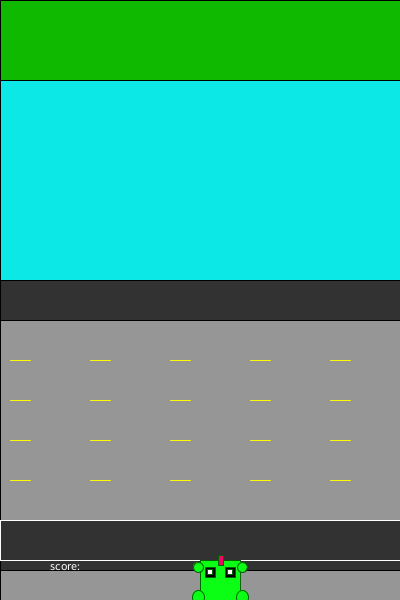
Frame 1 (no input)
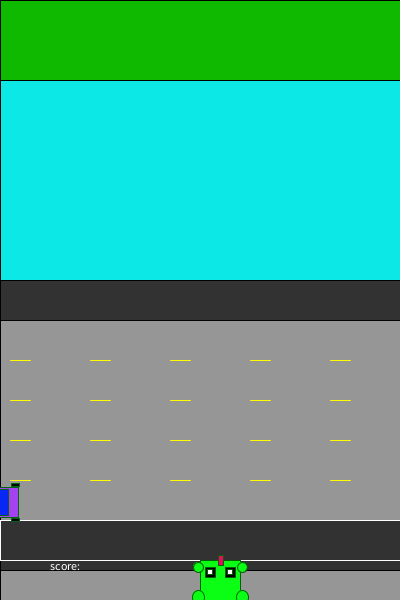
Frame 60 (the mouse pressed at the canvas centre just before this capture)
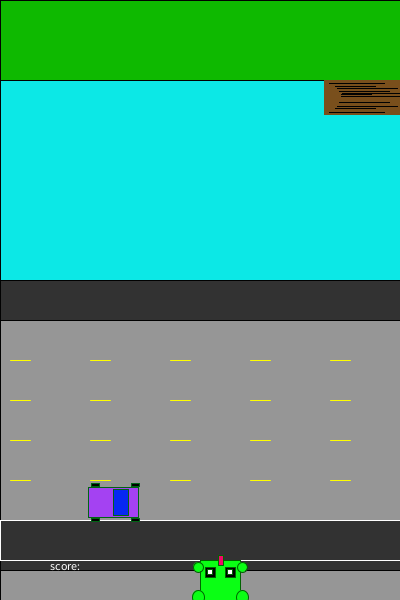
Frame 120 (the mouse held since frame 60 and released just before this capture)

The Processing sketch that drew these frames (run headless with seeded random() and noise(); from frame 60 on, the mouse is pressed at the canvas centre):

// Processing sketch: processing_172782
// ── processing_172782.pde

Car[]Cars=new Car [12];
Log[]Logs=new Log [12];
Frog frog;
int x=0;
int y=0;
Frog d;
void setup() {
  size(400, 600);
  frog = new Frog(width/2, 500);
  d=new Frog(width/2, height-40);

  // Cars!

  Cars[0]=new Car(-150, 487.4);
  Cars[1]= new Car(-400, 487.4);
  Cars[2]= new Car(-501, 487.4);
  Cars[3]= new Car(-370, 447.4);
  Cars[4]= new Car(-480, 447.4); 
  Cars[5]= new Car(-670, 447.4);
  Cars[6]= new Car(-300, 407.4);
  Cars[7]= new Car(-505, 407.4);
  Cars[8]= new Car(-600, 407.4);
  Cars[9]= new Car(-900, 367.4);
  Cars[10]= new Car(-980, 367.4);
  Cars[11]= new Car(-1800, 327.4);

  // Logs!
  Logs[0]=new Log(480, 80 );
  Logs[1]=new Log(750, 80);
  Logs[2]=new Log(960, 80);
  Logs[3]=new Log(760, 120);
  Logs[4]=new Log(830, 120);
  Logs[5]=new Log(1000, 120);
  Logs[6]=new Log(1300, 160);
  Logs[7]=new Log(1450, 160);
  Logs[8]=new Log(2400, 160);
  Logs[9]=new Log(3300, 200);
  Logs[10]=new Log(3400, 200);
  Logs[11]=new Log(1100, 240);


  x+=100;
}


void keyPressed() {
  if (key=='w') {
    d.y -=40;
  }
  if (key== 'd') {
    d.x +=40;
  }
  if (key=='a') {
    d.x -=40;
  }
  if (key=='s') {
    d.y +=40;
  }
}


void draw() {
  drawBackground();
  d.display();

  for (int i=0; i<12; i++) {
    Cars[i].display();
    Cars[i].move();
    Logs[i].move();
    Logs[i].display();
    if (Cars[i].didHitFrog(frog.x, frog.y)) {
      println("SQUISH");
      // Reset the Frog to the bottom of the screen!
      frog.x=width/2;
      frog.y=500;
    }
  }
}

void drawBackground() {
  fill(#0EB900);
  rect(0, 0, width, 80);
  fill(#0CE8E6);
  rect(0, 80, width, 208);
  fill(50);
  rect(0, 280, width, 48);
  fill(150);
  rect(0, 320, width, 280);
  fill(50);
  rect(0, 520, width, 50);
  //road
  fill(150);
  rect(0, 320, width, 200);
  for (int x=10; x<width; x+=80) {
    for (int y=360; y<520; y+=40) {
      stroke(255, 255, 0);
      line(x, y, x+20, y);
    }
  }
  stroke(255);
  //sidewalk
  fill(50);
  rect(0, 520, width, 40);
  //score
  fill(255);
  text("score:", 50, 570);
}







class Car {
  color c=color (random(255), random(255), random(255));
  float x = 0;
  float y = 420;
  float speed = 2;
  Car(float nx, float ny){
    x=nx;
    y=ny;
  }

void move() {
  x=x+ speed;
    if (x>width) {
     x=-100;
  }
}
boolean didHitFrog(float fx, float fy){
  if(dist(x,y,fx,fy)<20){
    return true;
  }
  else return false;
}
void display() {
  fill(c);
  stroke(0, 100, 20);
  strokeWeight(1);
  rect(x, y, 50, 30);
  fill(#0728F2);
  rect(x+25,y+2,15,26);
  fill(0);
  rect(x+3,y-4,8,3);
  rect(x+3,y+31,8,3);
  rect(x+43,y-4,8,3);
  rect(x+43,y+31,8,3);
  
}
}



class Frog {
  float x, y;
  color c;
  Frog(float nx, float ny) {
    x=nx;
    y=ny;
    c=color (10, 25, 100);
  }

  void display(){
  fill(10,255,20);
  stroke(0,100,0);
  strokeWeight(1);
  rect(x, y, 40, 40);
  fill(0);
  rect(x+5,y+7,10,10);
  rect(x+25,y+7,10,10);
  fill(#FFFFFF);
  rect(x+7,y+9,5,5);
  rect(x+27,y+9,5,5);
  fill(#F20769);
  rect(x+18,y-5,5,10);
  fill(10,255,20);
  ellipse(x-2,y+7,10,10);
   ellipse(x+42,y+7,10,10);
     ellipse(x-2,y+37,12,14);
   ellipse(x+42,y+37,12,14);
  
  
}
}
class Log {
  color c=color (#794F1C);
  float x = 0;
  float y = 420;
  float speed = -1.3;
  Log(float nx, float ny){
    x=nx;
    y=ny;
  }

void move() {
  x=x+ speed;
    if (x<0) {
     x=480;
  }
}
boolean didHitFrog(float fx, float fy){
  if(dist(x,y,fx,fy)<20){
    return true;
  }
  else return false;
}
void display() {
  fill(c);
  noStroke();
  strokeWeight(1);
  rect(x, y, 80, 35);
  stroke(1);
  fill(0);
  rect(x+5,y+3,55,.5);
  rect(x+11,y+6,40,.5);
  rect(x+13,y+8,60,.5);
  rect(x+15,y+11,50,.5);
  rect(x+17,y+14,30,.5);
  rect(x+18,y+16,62,.5);
  
  rect(x+5,y+32,55,.5);
  rect(x+11,y+28,40,.5);
  rect(x+13,y+26,60,.5);
  rect(x+15,y+22,50,.5);
  rect(x+17,y+16,30,.5);
  rect(x+18,y+13,62,.5);
 
}
}
